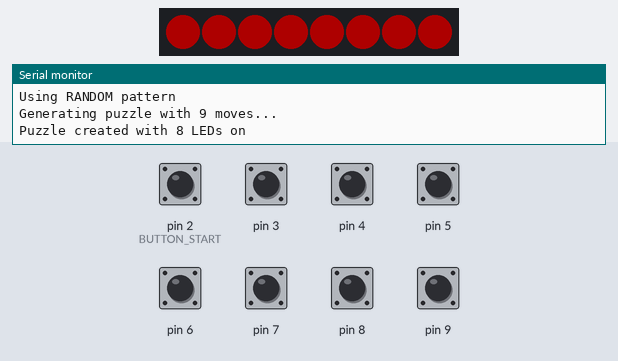
Bench run of a sketch on a simulated Arduino Nano, built with avr-gcc and run on an emulated ATmega328P. Parts: 8 RGB LEDs in strip order, left to right, the last lines printed to the serial monitor. The test bench sets the inputs (shaded band); at power-on: pin 2 (BUTTON_START), pin 3–9 HIGH. Dim RGB values are drawn brighter than linear; random numbers use the default seed unless the sketch sets one.

Above: at 1.2 s.
1.3 s: pin 2 (BUTTON_START) pulled LOW for 0.15 s
At 2.5 s:
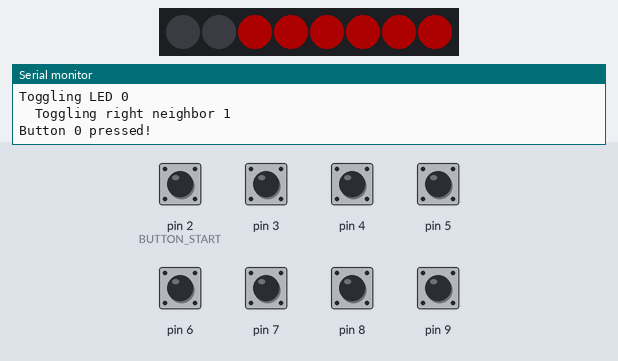
2.9 s: pin 3 pulled LOW for 0.15 s
At 3.9 s:
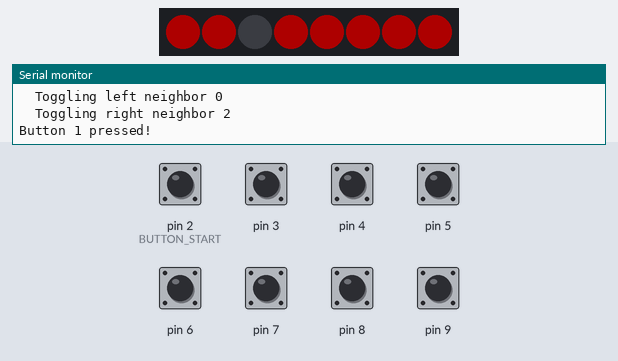
4.5 s: pin 4 pulled LOW for 0.15 s
At 4.9 s:
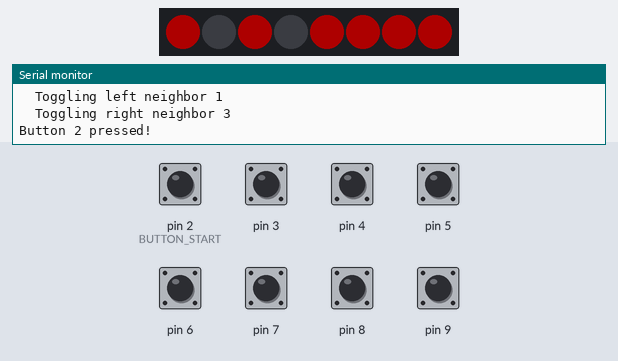
6.1 s: pin 5 pulled LOW for 0.15 s
At 7.2 s:
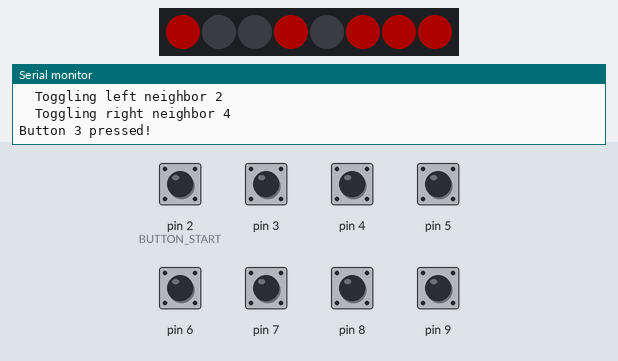
7.7 s: pin 6 pulled LOW for 0.15 s
At 8.6 s:
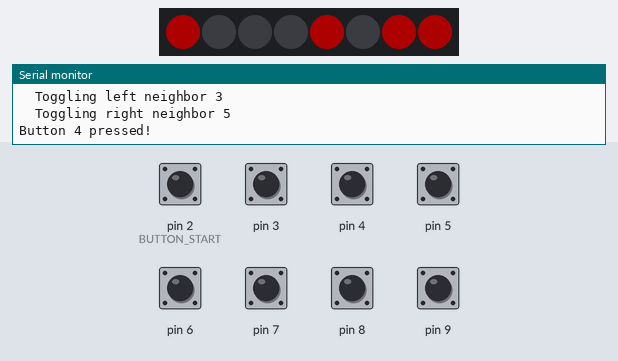
9.3 s: pin 7 pulled LOW for 0.15 s
At 9.7 s:
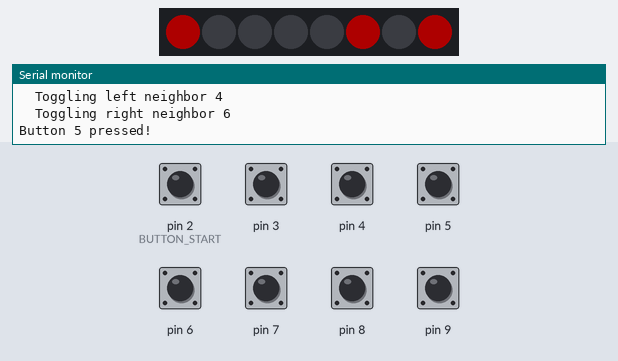
Timing chart, 0 to 11.9 s (numbered marks = the images above; inputs shaded):
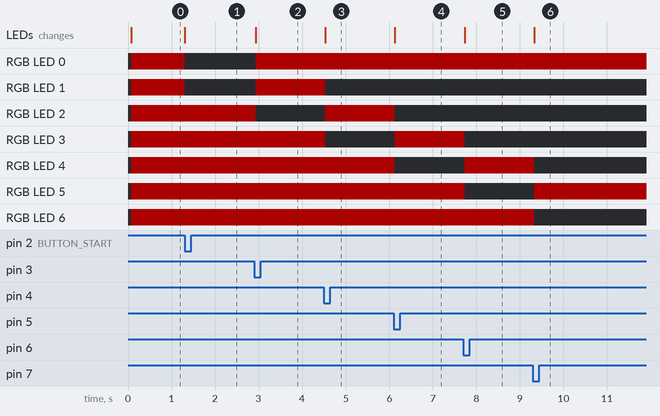

The sketch:

lights_out_8x1.ino
```cpp
/*
 * Lights Out Game - 8x1 Version
 * Board: LGT8F328P / Arduino nano
 * 8 NeoPixels on D11
 * 8 Buttons on D2-D9 (pull-up)
 *
 * Library: FastLED (install from Library Manager)
 */

#include <FastLED.h>

// Pin definitions
#define LED_PIN 11
#define NUM_LEDS 8
#define BUTTON_START 2  // Buttons on D2-D9

// FastLED setup
CRGB leds[NUM_LEDS];

// Game state
bool ledStates[NUM_LEDS];
bool buttonPressed[NUM_LEDS];

// Colors
CRGB colorOff = CRGB::Black;
CRGB colorOn = CRGB::Red;

// ====================================
// USER CONFIGURATION
// ====================================
// Set the initial puzzle pattern here
// Use 1 for LED ON (red), 0 for LED OFF (black)
// Example: {1,0,1,0,1,0,1,0} means alternating on/off pattern
bool useCustomPattern = false;  // Set to true to use your custom pattern, false for random
bool customPattern[NUM_LEDS] = {1, 1, 0, 0, 1, 1, 0, 0};
// ====================================

void setup() {
  Serial.begin(9600);

  // Initialize FastLED
  FastLED.addLeds<WS2812, LED_PIN, GRB>(leds, NUM_LEDS);
  FastLED.setBrightness(50);
  FastLED.clear();
  FastLED.show();

  // Initialize button pins
  for (int i = 0; i < NUM_LEDS; i++) {
    pinMode(BUTTON_START + i, INPUT_PULLUP);
    buttonPressed[i] = false;
  }

  // Initialize random seed
  randomSeed(analogRead(A0));

  Serial.println("Lights Out Game Started!");

  // Start new game
  newGame();
}

void loop() {
  // Check each button with simple press detection
  for (int i = 0; i < NUM_LEDS; i++) {
    bool currentState = (digitalRead(BUTTON_START + i) == LOW);

    // Detect button press (transition from not pressed to pressed)
    if (currentState && !buttonPressed[i]) {
      // Button just pressed
      buttonPressed[i] = true;
      handleButtonPress(i);
      updateDisplay();

      Serial.print("Button ");
      Serial.print(i);
      Serial.println(" pressed!");

      delay(50); // Simple debounce
    }
    else if (!currentState && buttonPressed[i]) {
      // Button released
      buttonPressed[i] = false;
    }
  }

  // Check win condition
  if (checkWin()) {
    celebrateWin();
    delay(2000);
    newGame();
  }

  delay(10); // Small delay to stabilize readings
}

void handleButtonPress(int button) {
  Serial.print("Toggling LED ");
  Serial.println(button);

  // Toggle the pressed LED
  ledStates[button] = !ledStates[button];

  // Toggle left neighbor
  if (button > 0) {
    ledStates[button - 1] = !ledStates[button - 1];
    Serial.print("  Toggling left neighbor ");
    Serial.println(button - 1);
  }

  // Toggle right neighbor
  if (button < NUM_LEDS - 1) {
    ledStates[button + 1] = !ledStates[button + 1];
    Serial.print("  Toggling right neighbor ");
    Serial.println(button + 1);
  }
}

void updateDisplay() {
  for (int i = 0; i < NUM_LEDS; i++) {
    if (ledStates[i]) {
      leds[i] = colorOn;
    } else {
      leds[i] = colorOff;
    }
  }
  FastLED.show();
}

bool checkWin() {
  for (int i = 0; i < NUM_LEDS; i++) {
    if (ledStates[i]) {
      return false;
    }
  }
  return true;
}

void celebrateWin() {
  Serial.println("YOU WIN!");

  // Flash green to celebrate
  for (int flash = 0; flash < 3; flash++) {
    for (int i = 0; i < NUM_LEDS; i++) {
      leds[i] = CRGB::Green;
    }
    FastLED.show();
    delay(300);
    FastLED.clear();
    FastLED.show();
    delay(300);
  }
}

void newGame() {
  // Clear all LEDs first
  for (int i = 0; i < NUM_LEDS; i++) {
    ledStates[i] = false;
  }

  Serial.println("\n--- New Game ---");

  if (useCustomPattern) {
    // Use the custom pattern defined by user
    Serial.println("Using CUSTOM pattern");
    for (int i = 0; i < NUM_LEDS; i++) {
      ledStates[i] = customPattern[i];
    }
  } else {
    // Create a random solvable puzzle by simulating random button presses
    Serial.println("Using RANDOM pattern");
    int numPresses = random(5, 15);
    Serial.print("Generating puzzle with ");
    Serial.print(numPresses);
    Serial.println(" moves...");

    for (int i = 0; i < numPresses; i++) {
      int button = random(NUM_LEDS);

      ledStates[button] = !ledStates[button];
      if (button > 0) {
        ledStates[button - 1] = !ledStates[button - 1];
      }
      if (button < NUM_LEDS - 1) {
        ledStates[button + 1] = !ledStates[button + 1];
      }
    }
  }

  // Count how many LEDs are on
  int onCount = 0;
  for (int i = 0; i < NUM_LEDS; i++) {
    if (ledStates[i]) onCount++;
  }
  Serial.print("Puzzle created with ");
  Serial.print(onCount);
  Serial.println(" LEDs on");

  updateDisplay();
}
```

Measured:
- after the input at 1.3 s, RGB LED 0, RGB LED 1: RGB(50, 0, 0) → off at once; the LEDs: change at once (image 1)
- after the input at 2.9 s, RGB LED 0, RGB LED 1: off → RGB(50, 0, 0) at once; RGB LED 2: RGB(50, 0, 0) → off at once; the LEDs: change at once (image 2)
- after the input at 4.5 s, RGB LED 1, RGB LED 3: RGB(50, 0, 0) → off at once; RGB LED 2: off → RGB(50, 0, 0) at once; the LEDs: change at once (image 3)
- after the input at 6.1 s, RGB LED 2, RGB LED 4: RGB(50, 0, 0) → off at once; RGB LED 3: off → RGB(50, 0, 0) at once; the LEDs: change at once (image 4)
- after the input at 7.7 s, RGB LED 3, RGB LED 5: RGB(50, 0, 0) → off at once; RGB LED 4: off → RGB(50, 0, 0) at once; the LEDs: change at once (image 5)
- after the input at 9.3 s, RGB LED 4, RGB LED 6: RGB(50, 0, 0) → off at once; RGB LED 5: off → RGB(50, 0, 0) at once; the LEDs: change at once (image 6)
